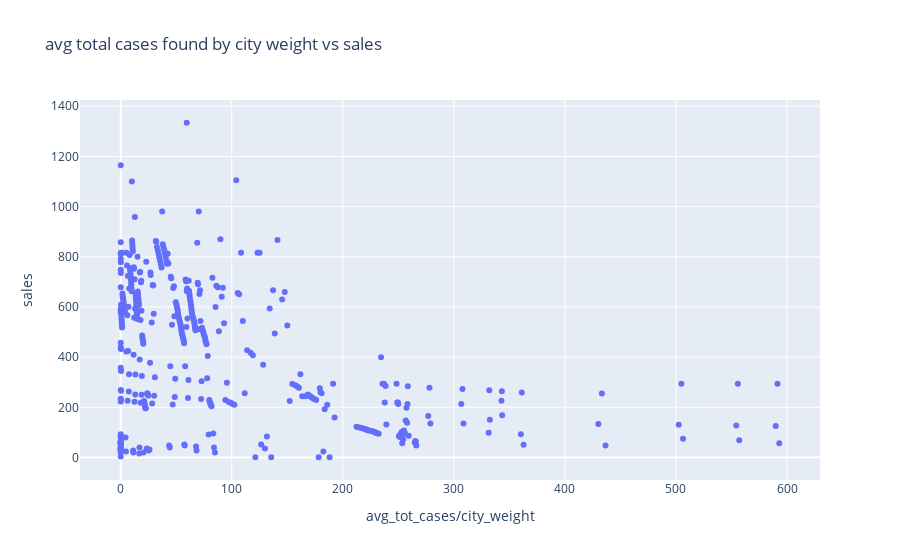

Notebook cell for this chart:
### Code cell
px.scatter(cov[cov.wh_id==1], x="avg_tot_cases/city_weight", y="sales",
                 title='avg total cases found by city weight vs sales')

### Figure 1 — Plotly figure (JSON) as saved in the notebook; plotly's stock layout.template omitted (floating-point values rounded to 4 significant figures; data arrays with more than 128 entries replaced by an {"elided": "..."} marker saying what was removed)
{"data": [{"hovertemplate": "avg_tot_cases/city_weight=%{x}<br>sales=%{y}<extra></extra>", "legendgroup": "", "marker": {"color": "#636efa", "symbol": "circle"}, "mode": "markers", "name": "", "orientation": "v", "showlegend": false, "type": "scatter", "x": {"elided": "420 float values"}, "xaxis": "x", "y": {"elided": "420 int values"}, "yaxis": "y"}], "layout": {"autosize": true, "legend": {"tracegroupgap": 0}, "title": {"text": "avg total cases found by city weight vs sales"}, "xaxis": {"anchor": "y", "autorange": true, "domain": [0, 1], "range": [-35.74, 628.7], "title": {"text": "avg_tot_cases/city_weight"}, "type": "linear"}, "yaxis": {"anchor": "x", "autorange": true, "domain": [0, 1], "range": [-109.0, 1444.0], "title": {"text": "sales"}, "type": "linear"}}}
